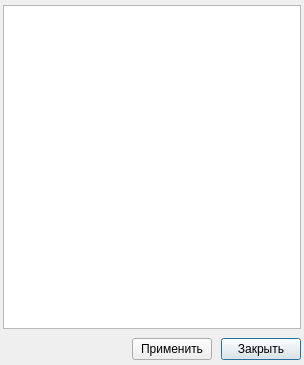
<?xml version="1.0" encoding="UTF-8"?>
<ui version="4.0">
 <class>fSettingsTable</class>
 <widget class="QDialog" name="fSettingsTable">
  <property name="windowModality">
   <enum>Qt::WindowModal</enum>
  </property>
  <property name="geometry">
   <rect>
    <x>0</x>
    <y>0</y>
    <width>304</width>
    <height>365</height>
   </rect>
  </property>
  <property name="windowTitle">
   <string>Настройка</string>
  </property>
  <property name="sizeGripEnabled">
   <bool>false</bool>
  </property>
  <property name="modal">
   <bool>true</bool>
  </property>
  <layout class="QVBoxLayout" name="verticalLayout">
   <property name="spacing">
    <number>9</number>
   </property>
   <property name="leftMargin">
    <number>3</number>
   </property>
   <property name="topMargin">
    <number>5</number>
   </property>
   <property name="rightMargin">
    <number>3</number>
   </property>
   <property name="bottomMargin">
    <number>5</number>
   </property>
   <item>
    <widget class="QTableView" name="tvSettings">
     <property name="selectionMode">
      <enum>QAbstractItemView::SingleSelection</enum>
     </property>
     <attribute name="horizontalHeaderHighlightSections">
      <bool>false</bool>
     </attribute>
     <attribute name="verticalHeaderDefaultSectionSize">
      <number>18</number>
     </attribute>
    </widget>
   </item>
   <item>
    <layout class="QHBoxLayout" name="horizontalLayout">
     <item>
      <spacer name="horizontalSpacer">
       <property name="orientation">
        <enum>Qt::Horizontal</enum>
       </property>
       <property name="sizeHint" stdset="0">
        <size>
         <width>40</width>
         <height>20</height>
        </size>
       </property>
      </spacer>
     </item>
     <item>
      <widget class="QPushButton" name="btnSave">
       <property name="text">
        <string>Применить</string>
       </property>
      </widget>
     </item>
     <item>
      <widget class="QPushButton" name="btnCancel">
       <property name="text">
        <string>Закрыть</string>
       </property>
       <property name="default">
        <bool>true</bool>
       </property>
      </widget>
     </item>
    </layout>
   </item>
  </layout>
 </widget>
 <resources/>
 <connections>
  <connection>
   <sender>btnCancel</sender>
   <signal>clicked()</signal>
   <receiver>fSettingsTable</receiver>
   <slot>accept()</slot>
   <hints>
    <hint type="sourcelabel">
     <x>256</x>
     <y>342</y>
    </hint>
    <hint type="destinationlabel">
     <x>42</x>
     <y>327</y>
    </hint>
   </hints>
  </connection>
 </connections>
</ui>
